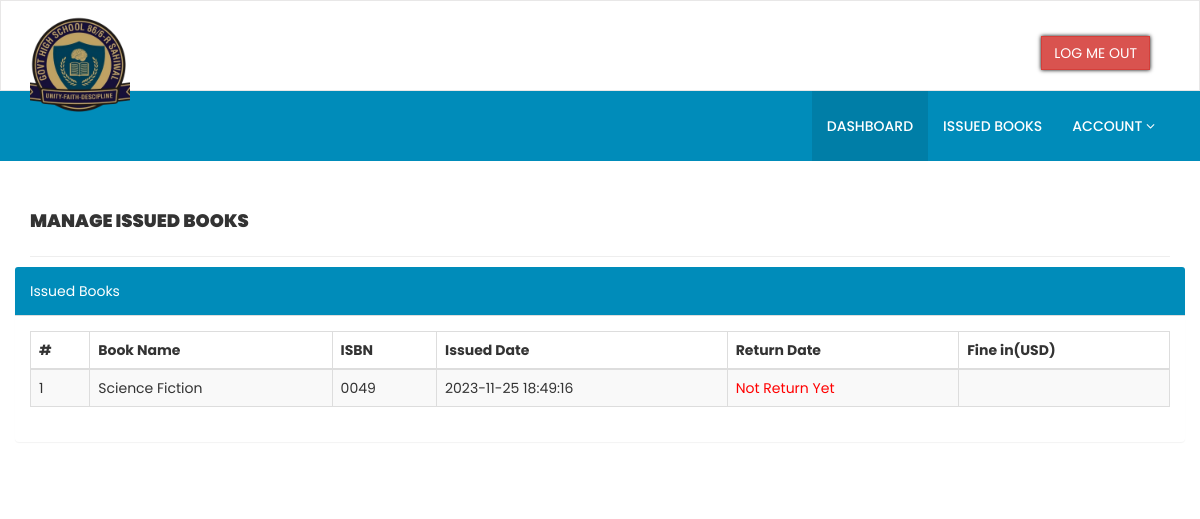
Page /issued-books.php (signed in) on the committed database.
### tables this page shows
CREATE TABLE `tblissuedbookdetails` (
  `id` int(11) NOT NULL,
  `BookId` int(11) DEFAULT NULL,
  `StudentID` varchar(150) DEFAULT NULL,
  `IssuesDate` timestamp NULL DEFAULT current_timestamp(),
  `ReturnDate` timestamp NULL DEFAULT NULL ON UPDATE current_timestamp(),
  `RetrunStatus` int(1) DEFAULT NULL,
  `fine` int(11) DEFAULT NULL
);

CREATE TABLE `tblbooks` (
  `id` int(11) NOT NULL,
  `BookName` varchar(255) DEFAULT NULL,
  `CatId` int(11) DEFAULT NULL,
  `AuthorId` int(11) DEFAULT NULL,
  `ISBNNumber` varchar(25) DEFAULT NULL,
  `BookPrice` decimal(10,2) DEFAULT NULL,
  `bookImage` varchar(250) NOT NULL,
  `isIssued` int(1) DEFAULT NULL,
  `RegDate` timestamp NULL DEFAULT current_timestamp(),
  `UpdationDate` timestamp NULL DEFAULT NULL ON UPDATE current_timestamp()
);

### issued-books.php (the view, shortened to what this page needs)
<?php
include('includes/config.php');
if (strlen($_SESSION['login']) == 0) {
    header('location:index.php');
} else {
    ?>
<!DOCTYPE html>
<html xmlns="http://www.w3.org/1999/xhtml">
<head>
    <link href="assets/css/bootstrap.css" rel="stylesheet" />
    <link href="assets/css/font-awesome.css" rel="stylesheet" />
    <link href="assets/js/dataTables/dataTables.bootstrap.css" rel="stylesheet" />
    <link href="assets/css/style.css" rel="stylesheet" />
</head>
<body>
    <?php include('includes/header.php'); ?>
    <div class="content-wrapper">
        <div class="container">
            <div class="row pad-botm">
                <div class="col-md-12">
                    <h4 class="header-line">Manage Issued Books</h4>
                </div>
                <div class="row">
                    <div class="col-md-12">
                        <div class="panel panel-default">
                            <div class="panel-heading">
                                Issued Books
                            </div>
                            <div class="panel-body">
                                <div class="table-responsive">
                                    <table class="table table-striped table-bordered table-hover"
                                        id="dataTables-example">
                                        <thead>
                                            <tr>
                                                <th>#</th>
                                                <th>Book Name</th>
                                                <th>ISBN </th>
                                                <th>Issued Date</th>
                                                <th>Return Date</th>
                                                <th>Fine in(USD)</th>
                                            </tr>
                                        </thead>
                                        <tbody>
                                            <?php
                                                $sid = $_SESSION['stdid'];
                                                $sql = "SELECT tblbooks.BookName,tblbooks.ISBNNumber,tblissuedbookdetails.IssuesDate,tblissuedbookdetails.ReturnDate,tblissuedbookdetails.id as rid,tblissuedbookdetails.fine from  tblissuedbookdetails join tblstudents on tblstudents.StudentId=tblissuedbookdetails.StudentId join tblbooks on tblbooks.id=tblissuedbookdetails.BookId where tblstudents.StudentId=:sid order by tblissuedbookdetails.id desc";
                                                $query = $dbh->prepare($sql);
                                                $query->bindParam(':sid', $sid, PDO::PARAM_STR);
                                                $query->execute();
                                                $results = $query->fetchAll(PDO::FETCH_OBJ);
                                                $cnt = 1;
                                                if ($query->rowCount() > 0) {
                                                    foreach ($results as $result) { ?>
                                            <tr class="odd gradeX">
                                                <td class="center">
                                                    <?php echo htmlentities($cnt); ?>
                                                </td>
                                                <td class="center">
                                                    <?php echo htmlentities($result->BookName); ?>
                                                </td>
                                                <td class="center">
                                                    <?php echo htmlentities($result->ISBNNumber); ?>
                                                </td>
                                                <td class="center">
                                                    <?php echo htmlentities($result->IssuesDate); ?>
                                                </td>
                                                <td class="center">
                                                    <?php if ($result->ReturnDate == "") { ?>
                                                    <span style="color:red">
                                                        <?php echo htmlentities("Not Return Yet"); ?>
                                                    </span>
                                                    <?php } else {
                                                                    echo htmlentities($result->ReturnDate);
                                                                }
                                                                ?>
                                                </td>
                                                <td class="center">
                                                </td>
                                            </tr>
                                            <?php $cnt = $cnt + 1;
                                                    }
                                                } ?>
                                        </tbody>
                                    </table>
                                </div>
                            </div>
                        </div>
                    </div>
                </div>
            </div>
        </div>
    </div>
</body>
</html>
<?php } ?>

### assets/css/style.css (style rules this page uses)
* { margin: 0; padding: 0; box-sizing: border-box; font-family: 'Poppins', sans-serif; }
body { font-family: 'Open Sans', sans-serif; line-height: 28px; }
.content-wrapper { margin-top: 40px; min-height: 800px; padding-bottom: 90px; }
.header-line { font-weight: 900; padding-bottom: 25px; border-bottom: 1px solid #eeeeee; text-transform: uppercase; }
.pad-botm { padding-bottom: 30px; }
html, body { position: relative; }

### issued-books.php (style rules this page uses)
.panel-heading { background-color: #008CBA !important; color: #fff !important; }
.panel { border: none; }

### includes/header.php (style rules this page uses)
* { margin: 0; padding: 0; box-sizing: border-box; font-family: 'Poppins', sans-serif; }

### rows in the picture
tblissuedbookdetails: BookId.BookName "Science Fiction", BookId.ISBNNumber "0049", IssuesDate "2023-11-25 18:49:16"
